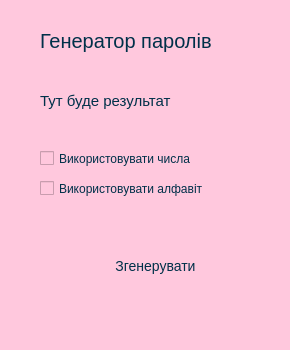
<?xml version="1.0" encoding="UTF-8"?>
<ui version="4.0">
 <class>MainWindow</class>
 <widget class="QMainWindow" name="MainWindow">
  <property name="geometry">
   <rect>
    <x>0</x>
    <y>0</y>
    <width>290</width>
    <height>350</height>
   </rect>
  </property>
  <property name="windowTitle">
   <string>MainWindow</string>
  </property>
  <property name="styleSheet">
   <string notr="true">background:rgb(255, 200, 221);</string>
  </property>
  <widget class="QWidget" name="centralwidget">
   <widget class="QPushButton" name="btn_generate">
    <property name="geometry">
     <rect>
      <x>110</x>
      <y>240</y>
      <width>91</width>
      <height>51</height>
     </rect>
    </property>
    <property name="styleSheet">
     <string notr="true">background:qlineargradient(spread:pad, x1:0, y1:0, x2:1, y2:0, stop:0 rgba(245, 224, 176, 255), stop:0.09 rgba(246, 189, 237, 255), stop:0.14 rgba(194, 207, 246, 255), stop:0.19 rgba(184, 160, 168, 255), stop:0.25 rgba(171, 186, 248, 255), stop:0.32 rgba(243, 248, 224, 255), stop:0.385 rgba(249, 162, 183, 255), stop:0.47 rgba(100, 115, 124, 255), stop:0.58 rgba(251, 205, 202, 255), stop:0.65 rgba(170, 128, 185, 255), stop:0.75 rgba(252, 222, 204, 255), stop:0.805 rgba(206, 122, 218, 255), stop:0.86 rgba(254, 223, 175, 255), stop:0.91 rgba(254, 236, 244, 255), stop:1 rgba(255, 191, 221, 255));
color: rgb(0, 48, 73);
font-size: 14px;
font: 87 8pt &quot;Arial Black&quot;;
border-radius: 10px</string>
    </property>
    <property name="text">
     <string>Згенерувати</string>
    </property>
   </widget>
   <widget class="QLabel" name="title">
    <property name="geometry">
     <rect>
      <x>40</x>
      <y>20</y>
      <width>231</width>
      <height>41</height>
     </rect>
    </property>
    <property name="styleSheet">
     <string notr="true">font-size: 20px;
color: rgb(0, 48, 73);
font: 87 8pt &quot;Arial Black&quot;;
font: 20pt &quot;MS Shell Dlg 2&quot;;
font: 87 16pt &quot;Arial Black&quot;;</string>
    </property>
    <property name="text">
     <string>Генератор паролів</string>
    </property>
   </widget>
   <widget class="QLabel" name="result">
    <property name="geometry">
     <rect>
      <x>40</x>
      <y>80</y>
      <width>161</width>
      <height>41</height>
     </rect>
    </property>
    <property name="minimumSize">
     <size>
      <width>161</width>
      <height>41</height>
     </size>
    </property>
    <property name="maximumSize">
     <size>
      <width>161</width>
      <height>16777215</height>
     </size>
    </property>
    <property name="styleSheet">
     <string notr="true">font-size: 15px;
color: rgb(0, 48, 73);
font: 87 10pt &quot;Arial Black&quot;;</string>
    </property>
    <property name="text">
     <string>Тут буде результат</string>
    </property>
   </widget>
   <widget class="QCheckBox" name="cb_number">
    <property name="geometry">
     <rect>
      <x>40</x>
      <y>150</y>
      <width>181</width>
      <height>17</height>
     </rect>
    </property>
    <property name="styleSheet">
     <string notr="true">color: rgb(0, 48, 73);
font: 87 8pt &quot;Arial Black&quot;;</string>
    </property>
    <property name="text">
     <string>Використовувати числа</string>
    </property>
   </widget>
   <widget class="QCheckBox" name="cb_alphabete">
    <property name="geometry">
     <rect>
      <x>40</x>
      <y>180</y>
      <width>201</width>
      <height>17</height>
     </rect>
    </property>
    <property name="styleSheet">
     <string notr="true">color: rgb(0, 48, 73);
font: 87 8pt &quot;Arial Black&quot;;</string>
    </property>
    <property name="text">
     <string>Використовувати алфавіт</string>
    </property>
   </widget>
  </widget>
  <widget class="QMenuBar" name="menubar">
   <property name="geometry">
    <rect>
     <x>0</x>
     <y>0</y>
     <width>290</width>
     <height>21</height>
    </rect>
   </property>
  </widget>
  <widget class="QStatusBar" name="statusbar"/>
 </widget>
 <resources/>
 <connections/>
</ui>
